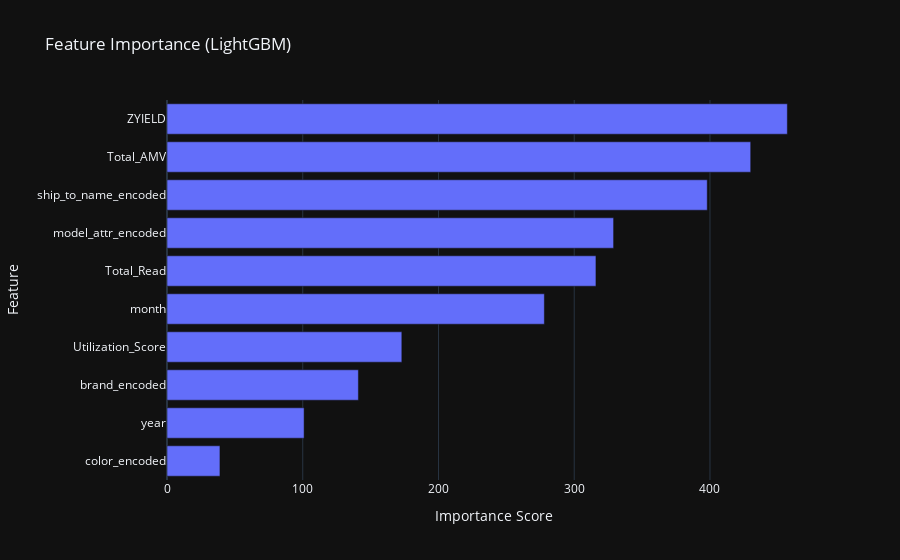

Source (notebook cell):
### Markdown cell above
### Feature Importance

### Code cell
# Extract feature importances and feature names
importances = model.feature_importance()
feature_names = model.feature_name()

# Create a DataFrame
importance_df = pd.DataFrame({
    'Feature': feature_names,
    'Importance': importances
}).sort_values(by='Importance', ascending=False)

# Plot with Plotly
fig = px.bar(importance_df, x='Importance', y='Feature', orientation='h', template = 'plotly_dark', 
             title='Feature Importance (LightGBM)',
             labels={'Importance': 'Importance Score', 'Feature': 'Feature'},
            #  height=800
             )

fig.update_layout(yaxis={'categoryorder':'total ascending'})
fig.show()

### Figure 1 — Plotly figure (JSON) as saved in the notebook; plotly's stock layout.template omitted (floating-point values rounded to 4 significant figures)
{"data": [{"hovertemplate": "Importance Score=%{x}<br>Feature=%{y}<extra></extra>", "legendgroup": "", "marker": {"color": "#636efa", "pattern": {"shape": ""}}, "name": "", "orientation": "h", "showlegend": false, "textposition": "auto", "type": "bar", "x": [457, 430, 398, 329, 316, 278, 173, 141, 101, 39], "xaxis": "x", "y": ["ZYIELD", "Total_AMV", "ship_to_name_encoded", "model_attr_encoded", "Total_Read", "month", "Utilization_Score", "brand_encoded", "year", "color_encoded"], "yaxis": "y"}], "layout": {"barmode": "relative", "legend": {"tracegroupgap": 0}, "title": {"text": "Feature Importance (LightGBM)"}, "xaxis": {"anchor": "y", "domain": [0, 1], "title": {"text": "Importance Score"}}, "yaxis": {"anchor": "x", "categoryorder": "total ascending", "domain": [0, 1], "title": {"text": "Feature"}}}}
